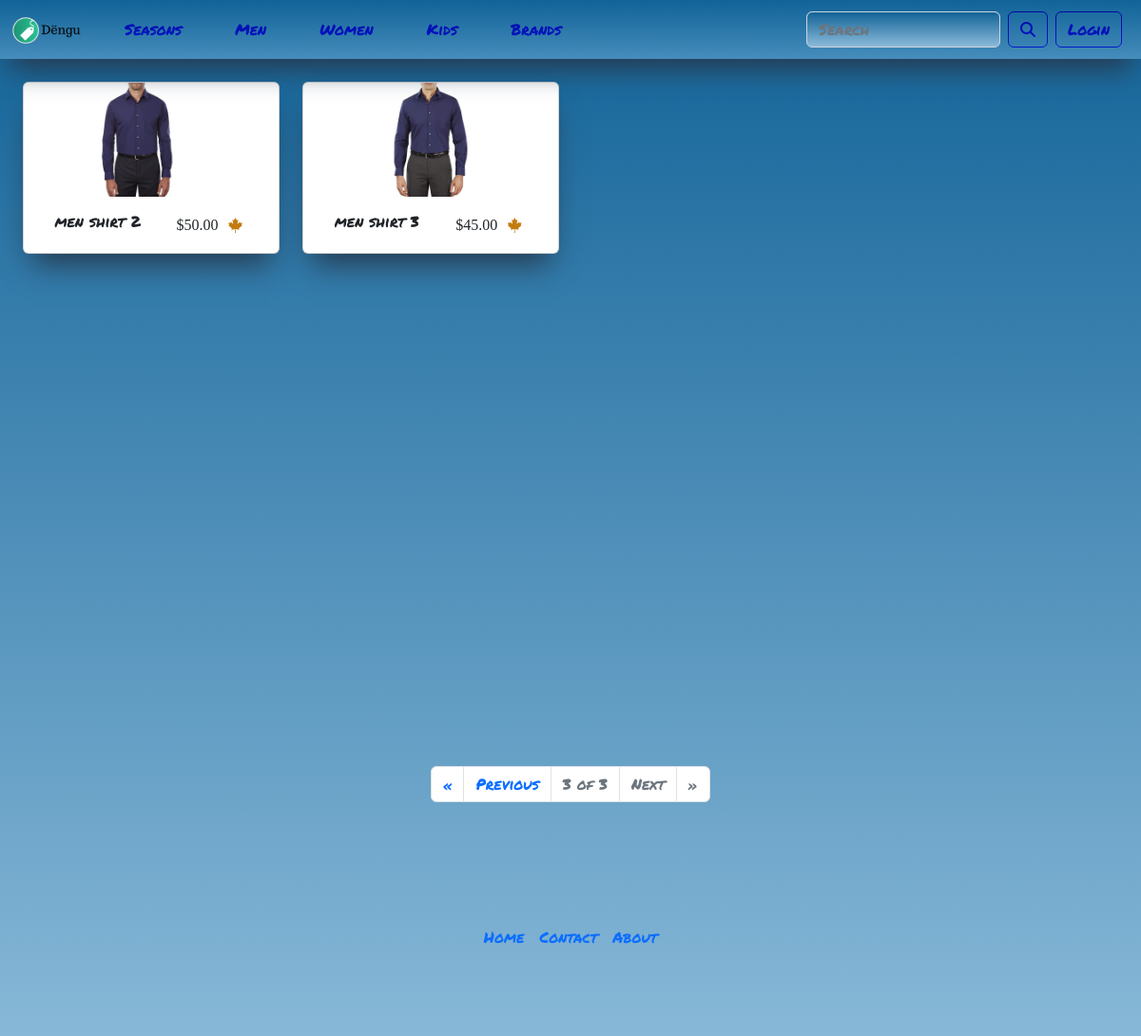
/items/product_season/MAN/3/product_brand_id?page=3, run on the app's committed database.
### home/models.py (models this page shows)
class Product(models.Model):
    product_id = models.AutoField(primary_key=True)
    product_name = models.CharField(max_length=50)
    product_image = models.ImageField(upload_to='static/media/products')
    product_brand = models.ForeignKey(Brand, on_delete=models.CASCADE)
    product_season = models.CharField(max_length=50, choices=SEASON_CHOICES)
    product_gender = models.CharField(max_length=50, choices=GENDER_CHOICES)
    product_type = models.ForeignKey(Type, on_delete=models.CASCADE)
    product_price = models.DecimalField(max_digits=10, decimal_places=2)
    product_quantity = models.PositiveIntegerField()
    product_description = models.TextField(max_length=500)
    def __str__(self):
        return f'{self.product_season}, {self.product_gender}, {self.product_type}, {self.product_price}, {self.product_brand}, {self.product_quantity}, {self.product_name}'

### home/views.py (the view)
# urls.py: path('items/<season>/<gender>/<type>/<brand>', views.items, name='items'),
def items(request, season, gender, type, brand="product_brand_id"):
    p = Paginator(
        Product.objects.raw(
            f'SELECT * FROM home_product WHERE product_gender = "{gender}" AND product_season = "{season}" AND product_type_id = "{type}" AND product_brand_id = "{brand}"'
        ),
        8,
    )
    page = request.GET.get("page")
    items_gender = p.get_page(page)
    context = {"items_gender": items_gender}
    return render(request, "items.html", context)

### home/models.py (called while the page is built)
    def __str__(self):
        return f'{self.brand_name}'

    def __str__(self):
        return f'{self.type_name}'

### home/templates/items.html (shortened to what this page needs)
{% extends 'index.html' %} {% load static %} {% block content %}
<div class="container-fluid">
  <div class="row">
    <div class="col-12" id="itemsContainer">
      <div class="row" style="min-height: 700px;">
        {% for item in items_gender %}
        <div class="col-6 col-xl-3" style="margin-bottom: 20px">
          <div class="card itemsCard">
            <a href="../../../../item/{{item.product_id}}"><img class="card-img-top" src="{{ item.product_image.url }}" alt="Card image cap" /></a>
            <div class="card-body itemsIcon">
              <h5 class="pName">{{ item.product_name }}</h5>
              <div class="itemsIcon2">
                <h5 class="pName noFont">${{ item.product_price }}</h5>
                {% if item.product_season == 'SPRING' %}
                <i class="fa-brands fa-envira"></i>
                {% elif item.product_season == 'SUMMER' %}
                <i class="fa-solid fa-sun"></i>
                {% elif item.product_season == 'AUTUMN' %}
                <i class="fa-brands fa-canadian-maple-leaf"></i>
                {% elif item.product_season == 'WINTER' %}
                <i class="fa-regular fa-snowflake"></i>
                {% endif %}
              </div>
            </div>
          </div>
        </div>
        {% endfor %}
      </div>
      <div class="row paginatorRow">
        <div class="col-12 paginatorCol">
          <nav aria-label="Page navigation example">
            <ul class="pagination">
              {% if items_gender.has_previous %}
              <li class="page-item"><a class="page-link" href="?page=1">&laquo</a></li>
              <li class="page-item"><a class="page-link" href="?page={{ items_gender.previous_page_number }}">Previous</a></li>
              {% elif not items_gender.has_previous %}
              <li class="page-item disabled"><a class="page-link" href="#">&laquo</a></li>
              <li class="page-item disabled"><a class="page-link" href="#">Previous</a></li>
              {% endif %}
              <li class="page-item disabled">
                <a class="page-link" href="">{{ items_gender.number }} of {{ items_gender.paginator.num_pages }}</a>
              </li>
              {% if items_gender.has_next %}
              <li class="page-item"><a class="page-link" href="?page={{ items_gender.next_page_number }}">Next</a></li>
              <li class="page-item"><a class="page-link" href="?page={{ items_gender.paginator.num_pages }}">&raquo</a></li>
              {% elif not items_gender.has_next %}
              <li class="page-item disabled"><a class="page-link" href="#">Next</a></li>
              <li class="page-item disabled"><a class="page-link" href="#">&raquo</a></li>
              {% endif %}
            </ul>
          </nav>
        </div>
      </div>
    </div>
  </div>
</div>
{% endblock %}

### static/css/dengu.css (style rules this page uses)
* { font-family: "Permanent Marker", cursive; }
.noFont { font-family: none; }
img, .card { cursor: pointer; transition: transform 0.3s; }
.itemsCard { box-shadow: rgb(38 57 77) 0px 20px 30px -10px; }
.itemsCard > a > img { width: 100%; height: 10vw; object-fit: cover; }
.fa-canadian-maple-leaf { color: rgb(196, 123, 14); }
#itemsContainer { margin-top: 70px; }
#itemsContainer { display: flex; flex-direction: column; justify-content: flex-start; align-items: center; }
#itemsContainer > div { width: 100%; }
.itemsIcon { display: flex; flex-direction: row; justify-content: space-around; }
.itemsIcon2 { display: flex; justify-content: space-evenly; align-items: center; }
.itemsIcon2 * { margin: 0 5px; }
.pName { white-space: nowrap; overflow: hidden; text-overflow: ellipsis; font-size: medium; }
.paginatorCol { margin-top: 20px; display: flex; justify-content: center; }

### data on the page
Product: product_image (picture), product_name "men shirt 2", product_price "50.00", product_season "AUTUMN" (drawn)
Product: product_image (picture), product_name "men shirt 3", product_price "45.00", product_season "AUTUMN" (drawn)

### other printed values
{{ items_gender.number }} "3"
{{ items_gender.paginator.num_pages }} "3"
